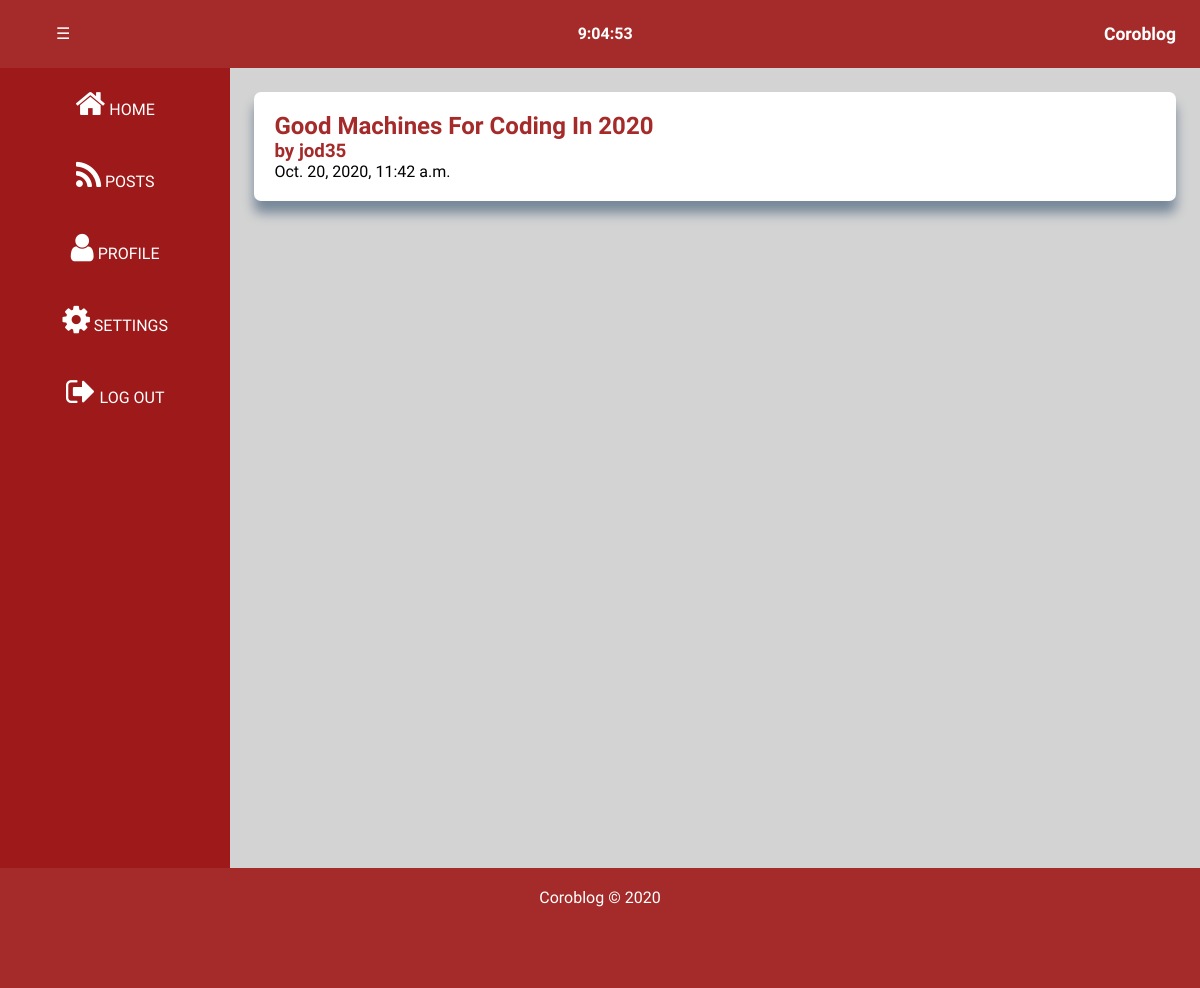
The app's page /posts/, older data.
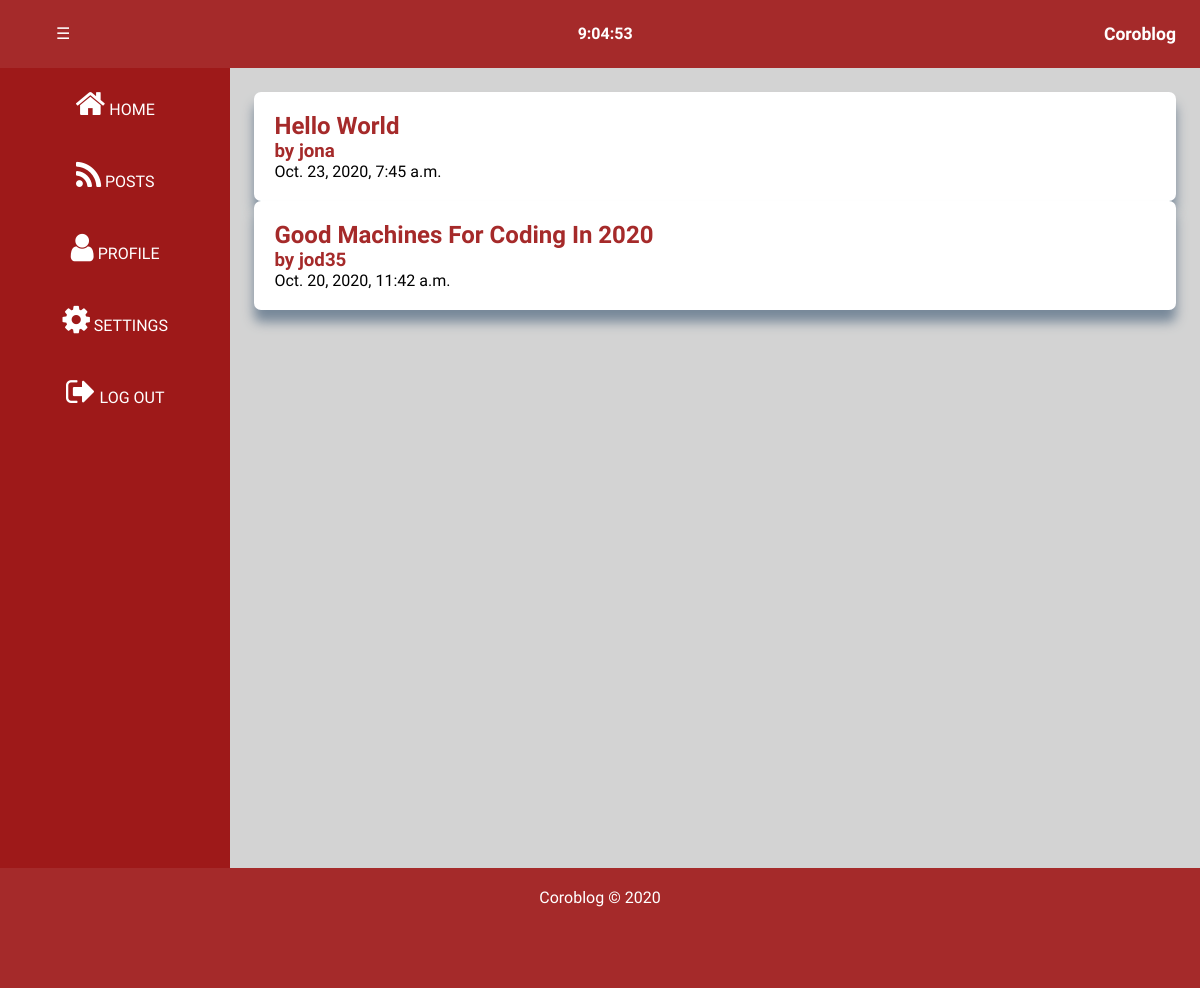
The same page, newer data.
### blog/models.py (models this page shows, shortened)
class Post(models.Model):
    STATUS_CHOICES=(
        ('draft','Draft'),
        ('published','Published'),
    )
    author=models.ForeignKey(User,on_delete=models.CASCADE,related_name='blog_posts')
    title=models.CharField(max_length=250)
    slug=models.SlugField(max_length=250,unique_for_date='publish',db_index=True)
    body=models.TextField()
    publish=models.DateTimeField(default=timezone.now)
    created=models.DateTimeField(auto_now_add=True)
    updated=models.DateTimeField(auto_now=True)
    status=models.CharField(max_length=250,choices=STATUS_CHOICES,default='draft')
    class Meta:
        ordering=['-publish']
    objects=models.Manager()
    published=PublishedModelManager()

### blog/views.py (the view)
# urls.py: path('posts/',views.posts,name='user_posts'),
def posts(request):
    posts=Post.published.all()
    context={
        'posts':posts
    }
    return render(request,'blog/posts.html',context)

### blog/models.py (called while the page is built)
    def get_queryset(self):
        return super(PublishedModelManager,self).get_queryset().filter(status='published')

### blog/templates/blog/posts.html (shortened to what this page needs)
{% extends 'blog/postlogin.html' %}
{% block content %}
    <div class="posts">
        {% for post in posts %}
        <div class="post">
            <a href="/details/{{post.slug}}" class="post-title"><h2>{{ post.title }}</h2></a>
            <h3 class="post-author">by {{post.author}}</h3>
            <p>{{post.publish}}</p>
        </div>
    {% endfor %}
    </div>
{% endblock content %}

Row changes from the older to the newer data that the page shows:
added Post: title "Hello World", author "jona", publish "Oct. 23, 2020, 7:45 a.m."
